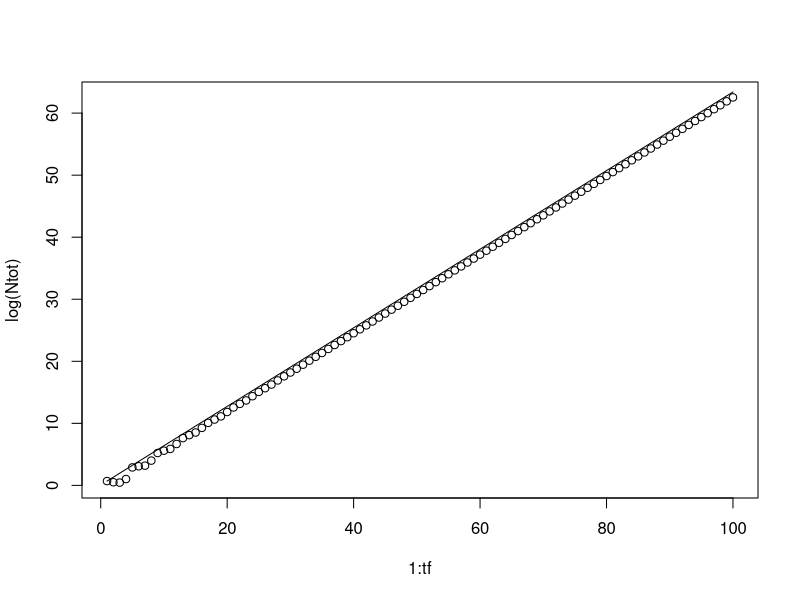
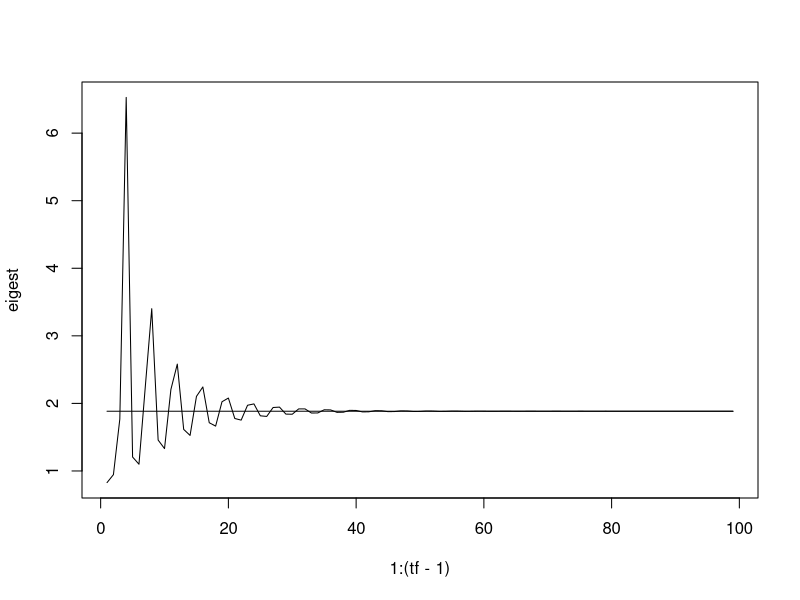

The R script that drew these images, in order:
# class 3 exercise: Run Leslie stage-structured growth model

#clear workspace
rm(list=ls()) #clear workspace

#define Leslie matrix from file
L = as.matrix(read.table("teasel_stage.txt"))

#define parameters
tf = 100 #number of time steps
n0 = c(2,0,0,0,0,0,0) #set initial conditions

#create empty matrix for output
N = matrix(0,length(n0),tf)

#initialize conditions
N[,1] = n0

#run for loop to fill matrix
for(t in 1:(tf-1)) {
	N[,t+1] = L%*%N[,t]
	}
	
#calculate population sum totals
Ntot = colSums(N)

#calculate leading eigenvalue
ev = eigen(L)
eigL = max(Re(ev$values))

#create linear growth model
n0L = sum(n0)
times = 0:(tf-1)
NL = n0L*(eigL^(times))

#plot both growth trajectories on log scale

plot(1:tf,log(Ntot))
lines(1:tf,log(NL))

#estimate eigenvalue from ratio of populations in Leslie model
eigest = Ntot[2:tf]/Ntot[1:(tf-1)]

#plot estimate vs. real eigenvalue
plot(1:(tf-1),eigest,type="l")
lines(1:(tf-1),rep(eigL,1,tf-1))
